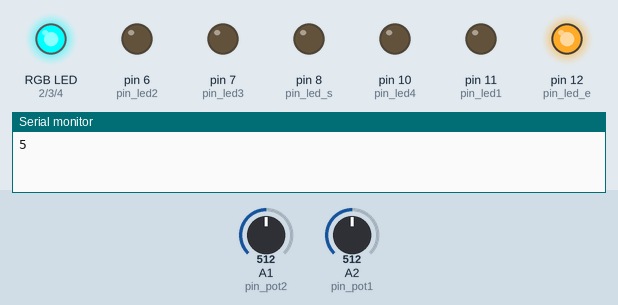
Simulated run of this sketch. Board: Arduino Uno, built with avr-gcc and run on an emulated ATmega328P. Shown: an RGB LED mixed from three pins (HIGH = lit), output pins drawn as LEDs (lit = HIGH), the last lines printed to the serial monitor. The inputs (shaded band) are chosen by the test bench; at power-on: A1 (pin_pot2) = 512, A2 (pin_pot1) = 512.

Above: at 2.3 s.
2.4 s: A1 (pin_pot2) set to 596
5.7 s: A1 (pin_pot2) set to 626
At 8.4 s:
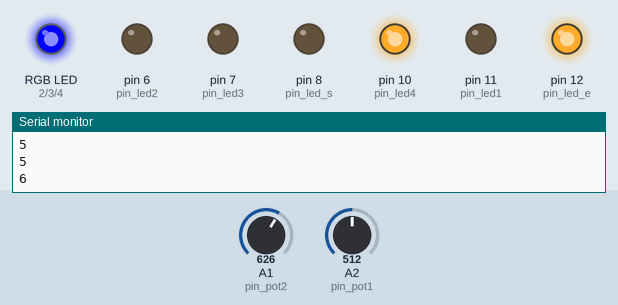
9.0 s: A2 (pin_pot1) set to 604
11.7 s: A2 (pin_pot1) set to 624
At 14.3 s:
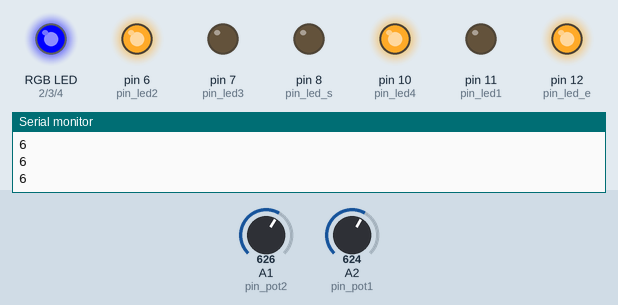
15.0 s: A1 (pin_pot2) set to 511
At 17.7 s:
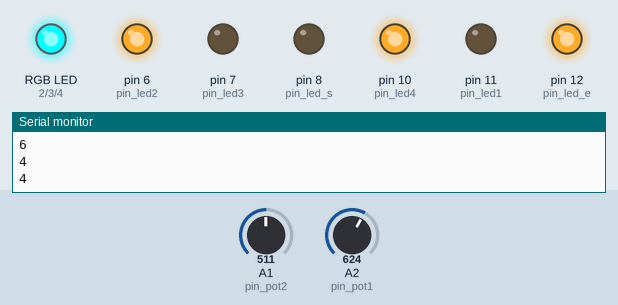
18.0 s: A2 (pin_pot1) set to 523
20.7 s: A2 (pin_pot1) set to 498
At 23.6 s:
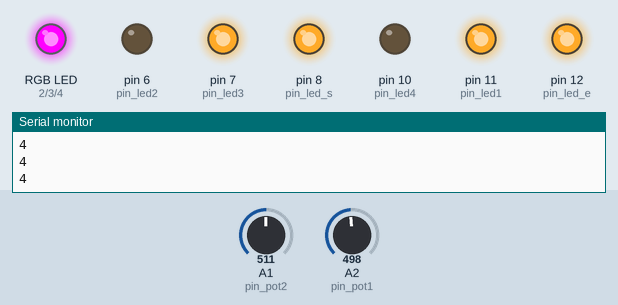
Timing chart, 0 to 25.0 s (numbered marks = the images above; inputs shaded):
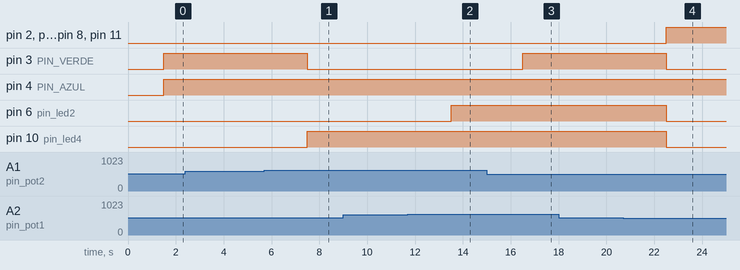

Measured:
- the behaviour switches between 613 and 614 on A1 (pin_pot2) (found by bisection; images 0 and 1)
- the behaviour switches between 613 and 614 on A2 (pin_pot1) (found by bisection; images 1 and 2)
- the behaviour switches between 512 and 511 on A2 (pin_pot1) (found by bisection; images 3 and 4)
- after the input at 5.7 s, pin 3 (PIN_VERDE): HIGH → LOW after 1.8 s; pin 10 (pin_led4): LOW → HIGH after 1.8 s
- after the input at 11.7 s, pin 6 (pin_led2): LOW → HIGH after 1.8 s
- after the input at 15.0 s, pin 3 (PIN_VERDE): LOW → HIGH after 1.5 s
- after the input at 20.7 s, pin 2 (PIN_VERMELHO), pin 7 (pin_led3), pin 8 (pin_led_s), pin 11 (pin_led1): LOW → HIGH after 1.8 s; pin 3 (PIN_VERDE), pin 6 (pin_led2), pin 10 (pin_led4): HIGH → LOW after 1.8 s

The sketch:

codigo.ino
```cpp
//led do labirinto
int pin_led_e = 12;
int pin_led1 = 11;
int pin_led2 = 6;
int pin_led3 = 7;
int pin_led4 = 10;
int pin_led_s = 8;
//potenciometros
int pin_pot1 = A2;
int pin_pot2 = A1;
int potvalor1;
int potvalor2;
//led rgb
#define PIN_VERMELHO 2
#define PIN_VERDE 3
#define PIN_AZUL 4
//Valor no monitor
int valor_nmd1;
int valor_nmd2;


void setup(){
  //monitor serial
  Serial.begin (9600);
  //led_labirinto
  pinMode(pin_led1, OUTPUT);
  pinMode(pin_led2, OUTPUT);
  pinMode(pin_led3, OUTPUT);
  pinMode(pin_led4, OUTPUT);
  pinMode(pin_led_e, OUTPUT);
  pinMode(pin_led_s, OUTPUT);
  digitalWrite(pin_led_e, HIGH);
  //potenciometro
  pinMode(pin_pot1, INPUT);
  pinMode(pin_pot2, INPUT);
  //led_rgb
  pinMode (PIN_VERMELHO, OUTPUT);
  pinMode (PIN_VERDE, OUTPUT);
  pinMode (PIN_AZUL, OUTPUT);

}

void executor(int pinVermelho, int pinVerde, int pinAzul, int estadoR, int estadoG, int estadoB, int tempo) {
  digitalWrite(pinVermelho, estadoR);
  digitalWrite(pinVerde, estadoG);
  digitalWrite(pinAzul, estadoB);
  delay(tempo);
}

void action_capture(String cor) {
  int tempoPadrao = 0;  // Tempo padrão para cada estado (1 segundo)
  int estadoDesligado = 1;
  int estadoLigado = 0;

  if (cor == "vermelho") {
    executor(PIN_VERMELHO, PIN_VERDE, PIN_AZUL, estadoLigado, estadoDesligado, estadoDesligado, tempoPadrao);

  } else if (cor == "verde") {
    executor(PIN_VERMELHO, PIN_VERDE, PIN_AZUL, estadoDesligado, estadoLigado, estadoDesligado, tempoPadrao);

  } else if (cor == "azul") {
    executor(PIN_VERMELHO, PIN_VERDE, PIN_AZUL, estadoDesligado, estadoDesligado, estadoLigado, tempoPadrao);

  } else if(cor == "amarelo"){
    executor(PIN_VERMELHO, PIN_VERDE, PIN_AZUL, estadoLigado, estadoLigado, estadoDesligado, tempoPadrao);

  }else{
    Serial.println("Cor desconhecida");
  }
}

void loop(){

  //mapeamento pot
  potvalor1 = analogRead(pin_pot1);
  potvalor2 = analogRead(pin_pot2);
  valor_nmd1 = map(potvalor1, 0, 1023, 0, 10);
  valor_nmd2 = map(potvalor2, 0, 1023, 0, 10);
  delay(1000);
  Serial.println(valor_nmd2);
  delay(500);

     action_capture("vermelho");
  //resposta certa(1 pergunta)
  if (valor_nmd1==0){
    digitalWrite(pin_led1, LOW);
    digitalWrite(pin_led3, LOW);
    digitalWrite(pin_led_s, LOW);
  }else if(valor_nmd1>1 && valor_nmd1<5){
    digitalWrite(pin_led1, HIGH);
    digitalWrite(pin_led2, LOW);
    action_capture("amarelo");
  }else if(valor_nmd1>5 && valor_nmd1<10){ //resposta errada(1 pergunta)
    digitalWrite(pin_led1,LOW);
    digitalWrite(pin_led2, HIGH);
    action_capture("vermelho");
  }
    //resposta certa(2 pergunta)
  if(valor_nmd2 == 0){
    digitalWrite(pin_led3, LOW);
    digitalWrite(pin_led4, LOW);
  }
  if(valor_nmd2>1 && valor_nmd2<5 && digitalRead(pin_led1) == 1){
    digitalWrite(pin_led3, HIGH);
    digitalWrite(pin_led4, LOW);
    action_capture("verde");

 }else if(valor_nmd2>5 && valor_nmd2<10){ //resposta errada(2 pergunta)
    digitalWrite(pin_led3,LOW);
  action_capture("amarelo");
    digitalWrite(pin_led4, HIGH);
  }
  if(digitalRead(pin_led1) == 1 && digitalRead(pin_led3) == 1){
    digitalWrite(pin_led_s, HIGH);
    action_capture("verde");
  }else{
    digitalWrite(pin_led_s, LOW);
  }
}
```
